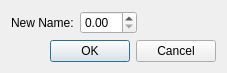
<?xml version="1.0" encoding="UTF-8"?>
<ui version="4.0">
 <class>GeoDataRiverPathPointRenameDialog</class>
 <widget class="QDialog" name="GeoDataRiverPathPointRenameDialog">
  <property name="geometry">
   <rect>
    <x>0</x>
    <y>0</y>
    <width>227</width>
    <height>69</height>
   </rect>
  </property>
  <property name="windowTitle">
   <string>Rename Traversal Line</string>
  </property>
  <layout class="QVBoxLayout" name="verticalLayout">
   <item>
    <layout class="QHBoxLayout" name="horizontalLayout">
     <item>
      <widget class="QLabel" name="label">
       <property name="text">
        <string>New Name:</string>
       </property>
      </widget>
     </item>
     <item>
      <widget class="QDoubleSpinBox" name="nameSpinBox">
       <property name="singleStep">
        <double>0.100000000000000</double>
       </property>
      </widget>
     </item>
     <item>
      <spacer name="horizontalSpacer">
       <property name="orientation">
        <enum>Qt::Horizontal</enum>
       </property>
       <property name="sizeHint" stdset="0">
        <size>
         <width>40</width>
         <height>20</height>
        </size>
       </property>
      </spacer>
     </item>
    </layout>
   </item>
   <item>
    <widget class="QDialogButtonBox" name="buttonBox">
     <property name="orientation">
      <enum>Qt::Horizontal</enum>
     </property>
     <property name="standardButtons">
      <set>QDialogButtonBox::Cancel|QDialogButtonBox::Ok</set>
     </property>
    </widget>
   </item>
  </layout>
 </widget>
 <resources/>
 <connections>
  <connection>
   <sender>buttonBox</sender>
   <signal>accepted()</signal>
   <receiver>GeoDataRiverPathPointRenameDialog</receiver>
   <slot>accept()</slot>
   <hints>
    <hint type="sourcelabel">
     <x>248</x>
     <y>254</y>
    </hint>
    <hint type="destinationlabel">
     <x>157</x>
     <y>274</y>
    </hint>
   </hints>
  </connection>
  <connection>
   <sender>buttonBox</sender>
   <signal>rejected()</signal>
   <receiver>GeoDataRiverPathPointRenameDialog</receiver>
   <slot>reject()</slot>
   <hints>
    <hint type="sourcelabel">
     <x>316</x>
     <y>260</y>
    </hint>
    <hint type="destinationlabel">
     <x>286</x>
     <y>274</y>
    </hint>
   </hints>
  </connection>
 </connections>
</ui>
